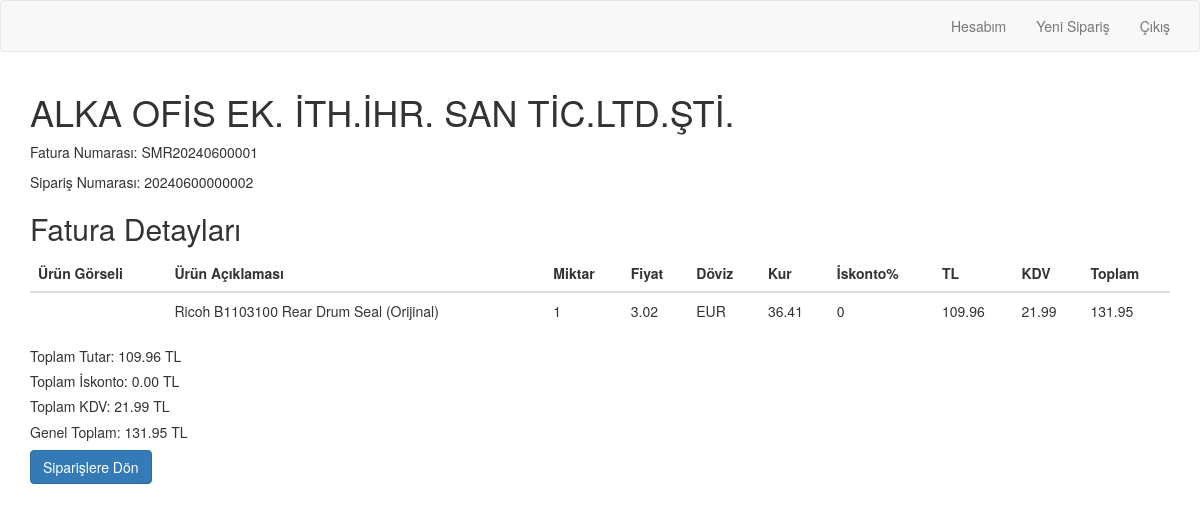
/order/invoice/SMR20240600001/ (signed in), run on the app's committed database.
### order/models.py (models this page shows, shortened)
class Order(models.Model):
    order_number = models.CharField(max_length=20, unique=True, blank=True)
    customer = models.ForeignKey(Customer, on_delete=models.PROTECT, related_name="customer_orders")
    date = models.DateTimeField(auto_now_add=True)
    user = models.ForeignKey(User, on_delete=models.CASCADE, related_name="user_orders")
    is_billed = models.BooleanField(default=False)

class Customer(models.Model):
    user = models.ForeignKey(User, on_delete=models.CASCADE, related_name="user_customers",blank=True,null=True)
    customerCode = models.CharField(max_length=50)
    companyName = models.CharField(max_length=50)
    taxOffice = models.CharField(max_length=50)
    tax_number = models.CharField(max_length=50, blank=True)
    name = models.CharField(max_length=50, blank=True)
    middleName = models.CharField(max_length=50, blank=True)
    surname = models.CharField(max_length=50, blank=True)
    city = models.CharField(max_length=50)
    district = models.CharField(max_length=50)
    adress = models.CharField(max_length=250, blank=True)
    shipping_adress=models.CharField(max_length=250, blank=True)
    country = models.CharField(max_length=50, blank=True, default="Türkiye")
    email = models.EmailField(blank=True)
    telephone = models.CharField(max_length=11, blank=True)
    customerType = models.CharField(max_length=50, blank=True)
    contactPerson = models.CharField(max_length=50, blank=True)
    E_invoice=models.BooleanField(default=True)
    def __str__(self):
        return self.companyName

class Invoice(models.Model):
    invoice_number = models.CharField(max_length=20, unique=True, blank=True)
    order = models.OneToOneField(Order, on_delete=models.CASCADE, related_name="invoice")
    invoice_date = models.DateTimeField(auto_now_add=True)
    billing_address = models.CharField(max_length=250, blank=True)
    total_amount = models.DecimalField(max_digits=10, decimal_places=2, blank=True, default=0)
    total_discount=models.DecimalField(max_digits=10, decimal_places=2, blank=True, default=0)
    tax_amount = models.DecimalField(max_digits=10, decimal_places=2, blank=True, default=0)
    grand_total = models.DecimalField(max_digits=10, decimal_places=2, blank=True, default=0)
    grand_total_USD = models.DecimalField(max_digits=10, decimal_places=2, blank=True, default=0)
    grand_total_EUR = models.DecimalField(max_digits=10, decimal_places=2, blank=True, default=0)
    status = models.CharField(max_length=50, default='Pending')

class OrderItem(models.Model):
    order = models.ForeignKey(Order, on_delete=models.CASCADE, related_name="order_items")
    product = models.ForeignKey(Product, on_delete=models.CASCADE, related_name="product_orders")
    quantity = models.PositiveIntegerField()
    price = models.DecimalField(max_digits=10, decimal_places=2, blank=True, default=0)
    currency_rate=models.DecimalField(max_digits=10, decimal_places=2, blank=True, default=0)
    discount_rate=models.PositiveIntegerField(blank=True, default=0)

class Product(models.Model):
    codeUyum = models.CharField(max_length=50)
    code = models.CharField(max_length=50, blank=True)
    description = models.CharField(max_length=300)
    unit = models.ForeignKey('Unit', on_delete=models.CASCADE, related_name="unit_name")
    status = models.BooleanField(default=True)
    brand = models.ForeignKey('Brand', on_delete=models.CASCADE, related_name="brand_name")
    barcode = models.CharField(max_length=50, blank=True)
    mainCategory = models.ForeignKey('MainCategory', on_delete=models.CASCADE, related_name="mainCategories_name")
    category = models.ForeignKey('Category', on_delete=models.CASCADE, related_name="categories_name")
    priceBuying = models.DecimalField(max_digits=10, decimal_places=2, blank=True, default=0)
    priceSelling = models.DecimalField(max_digits=10, decimal_places=2, blank=True, default=0)
    priceSelling2 = models.DecimalField(max_digits=10, decimal_places=2, blank=True, default=0)
    priceSelling3 = models.DecimalField(max_digits=10, decimal_places=2, blank=True, default=0)
    tax = models.PositiveIntegerField(blank=True, default=20)
    currency = models.ForeignKey('Currency', on_delete=models.CASCADE, related_name="currency_name")
    stockAmount = models.PositiveIntegerField(default=0)
    photoPath = models.CharField(max_length=1000, blank=True)

class currency (models.Model):
    currency=models.CharField(max_length=3)
    def __str__(self):
        return self.currency

### order/views.py (the view)
# urls.py: path('invoice/<str:invoice_number>/', views.invoice_detail, name='invoice_detail'),
def invoice_detail(request, invoice_number):
    invoice = get_object_or_404(Invoice, invoice_number=invoice_number)
    print(invoice.order.user)
    if invoice.order.customer.user != request.user and not request.user.is_superuser:
        return HttpResponseForbidden("You don't have permission to access this info.")
    order = invoice.order
    order_items_with_tl = []
    total_amount = 0
    total_discount = 0
    total_tax = 0
    grand_total = 0
    for item in order.order_items.all():
        currency_rate = item.currency_rate
        discount_amount = item.price * item.discount_rate / 100
        tl_value = round((item.price - discount_amount) * currency_rate * item.quantity, 2)
        item_tax = round(tl_value * item.product.tax / 100, 2)
        item_total = tl_value + item_tax
        total_amount += tl_value
        total_tax += item_tax
        total_discount += round(discount_amount * item.quantity * currency_rate, 2)
        grand_total = total_amount + total_tax
        order_items_with_tl.append({
            'item': item,
            'tl_value': tl_value,
            'currency_rate': currency_rate,
            'tax': item_tax,
            'total': item_total,
            'discount_rate': item.discount_rate
        })
    return render(request, 'order/invoice_detail.html', {
        'invoice': invoice,
        'order': order,
        'total_amount': total_amount,
        'total_tax': total_tax,
        'total_discount': total_discount,
        'order_items_with_tl': order_items_with_tl,
        'grand_total': grand_total,
    })

### order/Templates/order/invoice_detail.html
{% extends "order/navbar.html" %}
{% block content %}
<body>
    {% if order_items_with_tl %}
    <h1>{{ order.customer }}</h1>
    <p>Fatura Numarası: {{ invoice.invoice_number }}</p>
    <p>Sipariş Numarası: {{ order.order_number }}</p>
    <h2>Fatura Detayları</h2>
    <table class="table">
        <thead>
            <tr>
                <th>Ürün Görseli</th>
                <th>Ürün Açıklaması</th>
                <th>Miktar</th>
                <th>Fiyat</th>
                <th>Döviz</th>
                <th>Kur</th>
                <th>İskonto%</th>
                <th>TL</th>
                <th>KDV</th>
                <th>Toplam</th>
            </tr>
        </thead>
        <tbody>
            {% for item_with_tl in order_items_with_tl %}
            <tr>
                <td><img src="{{ item_with_tl.item.product.photoPath }}" alt="" width="50"></td>
                <td>{{ item_with_tl.item.product.description }}</td>
                <td>{{ item_with_tl.item.quantity }}</td>
                <td>{{ item_with_tl.item.price }}</td>
                <td>{{ item_with_tl.item.product.currency }}</td>
                <td>{{ item_with_tl.currency_rate }}</td>
                <td>{{ item_with_tl.discount_rate }}</td>
                <td>{{ item_with_tl.tl_value }}</td>
                <td>{{ item_with_tl.tax }}</td>
                <td>{{ item_with_tl.total }}</td>
            </tr>
            {% endfor %}
        </tbody>
    </table>
    <h5>Toplam Tutar: {{ total_amount }} TL</h5>
    <h5>Toplam İskonto: {{ total_discount }} TL</h5>
    <h5>Toplam KDV: {{ total_tax }} TL</h5>
    <h5>Genel Toplam: {{ grand_total }} TL</h5>
    <a href="{% url 'order:order_list' %}" class="btn btn-primary">Siparişlere Dön</a>
    {% else %}
    <h1>Fatura Detayları silinmiştir</h1>
    {% endif %}
</body>
{% endblock %}

### data on the page
Order: customer "ALKA OFİS EK. İTH.İHR. SAN TİC.LTD.ŞTİ.", order_number "20240600000002"
Invoice: invoice_number "SMR20240600001"
OrderItem: item.product.description "Ricoh B1103100 Rear Drum Seal (Orijinal)", item.quantity "1", item.price "3.02", item.product.currency "EUR", currency_rate "36.41", discount_rate "0", tl_value "109.96", tax "21.99", total "131.95"

### other printed values
{{ total_amount }} "109.96"
{{ total_discount }} "0.00"
{{ total_tax }} "21.99"
{{ grand_total }} "131.95"
